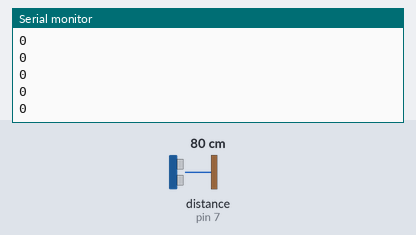
A sketch run on a simulated Arduino Uno, built with avr-gcc and run on an emulated ATmega328P. On the bench: the last lines printed to the serial monitor. Wiring (inferred from the names in the program): ultrasonic range finder: trigger pin 7; echo pin 7. The test bench sets the inputs (shaded band); at power-on: distance to the obstacle (sensor on pin 7) 80 cm. The echo pulse lasts 58.3 µs per cm.

Above: at 1.2 s.
1.3 s: distance to the obstacle (sensor on pin 7) set to 120 cm
At 2.0 s:
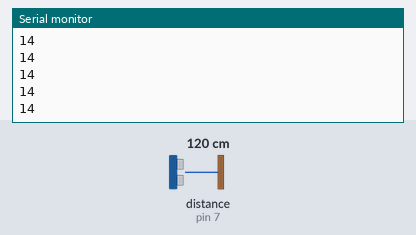
2.8 s: distance to the obstacle (sensor on pin 7) set to 250 cm
At 3.3 s:
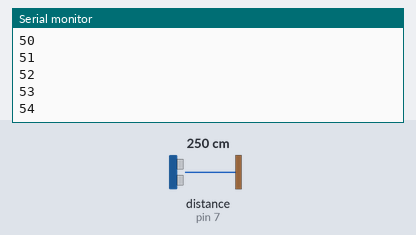
Timing chart, 0 to 5.8 s (numbered marks = the images above; inputs shaded):
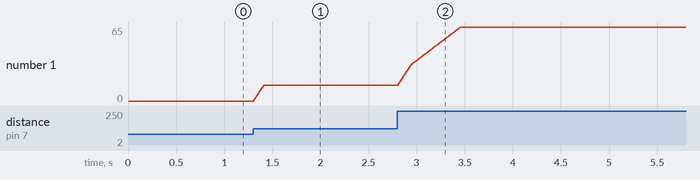

Measured:
- after the input at 1.3 s, the serial monitor: prints a new line at once (image 1)
- after the input at 2.8 s, the serial monitor: prints a new line at once (image 2)
- plotted number 1: 0 → 14 after the input at 1.3 s, 14 → 65 after the input at 2.8 s

The sketch:

Arduino_Ping_Sensor.ino
```cpp
int pingPin = 7;
long duration, inches, lastInches;
float g = 0.03;

void setup() {
  // initialize serial communication:
  Serial.begin(9600);
}

void loop()
{
  // establish variables for duration of the ping,
  // and the distance result in inches and centimeters:


  // The PING))) is triggered by a HIGH pulse of 2 or more microseconds.
  // Give a short LOW pulse beforehand to ensure a clean HIGH pulse:
  pinMode(pingPin, OUTPUT);
  digitalWrite(pingPin, LOW);
  delayMicroseconds(2);
  digitalWrite(pingPin, HIGH);
  delayMicroseconds(5);
  digitalWrite(pingPin, LOW);

  // The same pin is used to read the signal from the PING))): a HIGH
  // pulse whose duration is the time (in microseconds) from the sending
  // of the ping to the reception of its echo off of an object.
  pinMode(pingPin, INPUT);
  duration = pulseIn(pingPin, HIGH);

  // convert the time into a distance
  inches = microsecondsToInches(duration);

  //lastInches = inches;

  lastInches = g * inches + (1-g) * lastInches;

  //if(inches != lastInches){
    Serial.println(lastInches);
  //}

  //delay(10);
}

long microsecondsToInches(long microseconds)
{
  return microseconds / 74 / 2;
}
```
